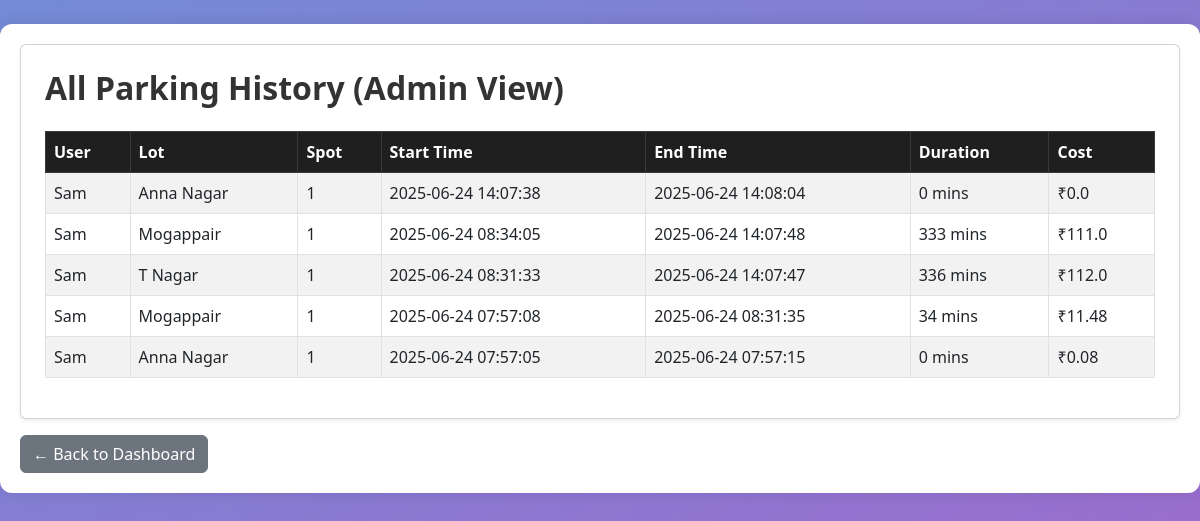
Before: /admin/history (signed in) with the older database file.
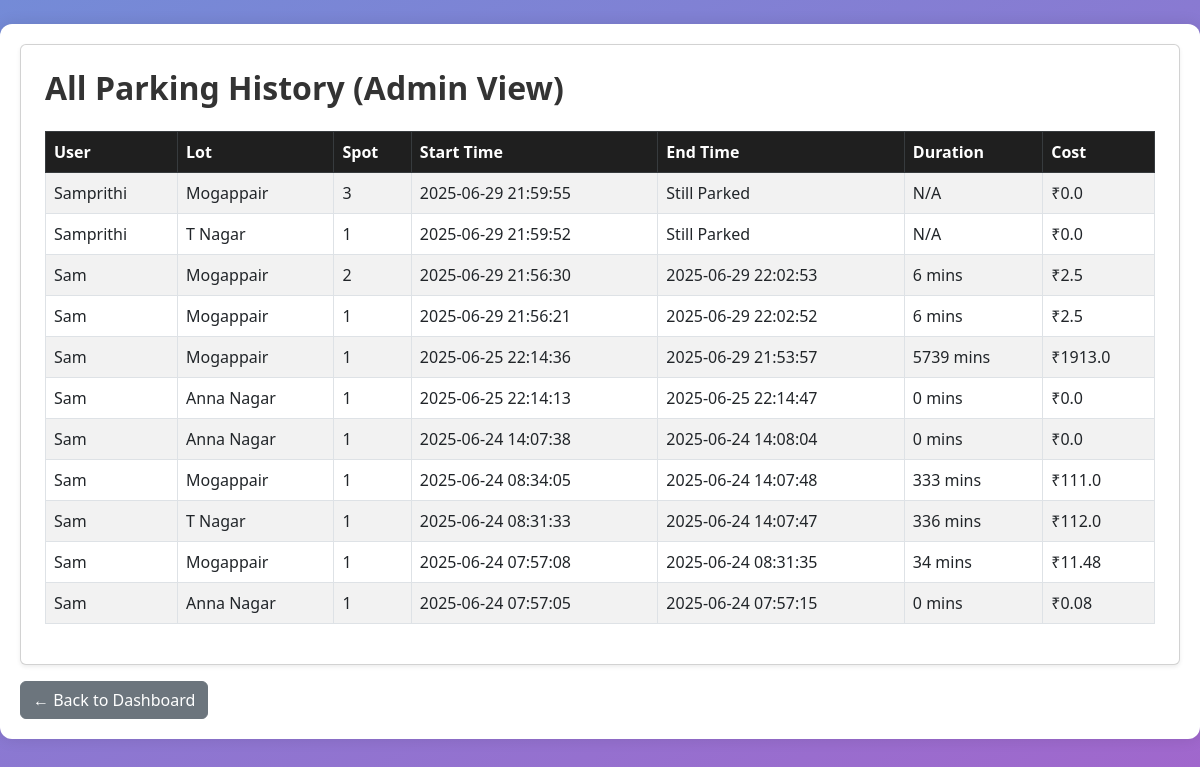
After: the same page with the newer database file.
### models/models.py (models this page shows)
class User(db.Model):
    id = db.Column(db.Integer, primary_key=True)
    username = db.Column(db.String(50), unique=True, nullable=False)
    password = db.Column(db.String(8), nullable=False)
    fullname = db.Column(db.String(100), nullable=False)
    address = db.Column(db.String(200))
    pin_code = db.Column(db.String(10))
    phone_number = db.Column(db.String(15), nullable=False)
    role = db.Column(db.String(10), nullable = False, default = 'user')
    reservations = db.relationship('Reservation', backref='user')

class ParkingLot(db.Model):
    id = db.Column(db.Integer, primary_key=True)
    name = db.Column(db.String(100), nullable=False)
    address = db.Column(db.String(200), nullable=False)
    pin_code = db.Column(db.String(10), nullable=False)
    price = db.Column(db.Float, nullable=False)
    max_spots = db.Column(db.Integer, nullable=False)
    spots = db.relationship('ParkingSpot', backref='lot')

class Reservation(db.Model):
    id = db.Column(db.Integer, primary_key=True)
    spot_id = db.Column(db.Integer, db.ForeignKey('parking_spot.id'), nullable=False)
    user_id = db.Column(db.Integer, db.ForeignKey('user.id'), nullable=False)
    parking_time = db.Column(db.DateTime, default=datetime.utcnow)
    leaving_time = db.Column(db.DateTime, nullable=True)
    cost = db.Column(db.Float, default=0.0)

### app.py (the view)
@app.route('/admin/history')
def admin_history():
    if session.get('role') != 'admin':
        return redirect('/login')
    reservations = Reservation.query.order_by(Reservation.parking_time.desc()).all()
    history = []
    for res in reservations:
        user = User.query.get(res.user_id)
        spot = ParkingSpot.query.get(res.spot_id)
        lot = ParkingLot.query.get(spot.lot_id) if spot else None
        if res.leaving_time:
            time = res.leaving_time - res.parking_time
            total_minutes = int(time.total_seconds() // 60)
        else:
            total_minutes = None
        history.append({
        'user_fullname': user.fullname if user else 'N/A',
        'lot_name': lot.name if lot else 'N/A',
        'spot_number': spot.spot_number if spot else '-',
        'start_time': res.parking_time,
        'end_time': res.leaving_time if res.leaving_time else 'Still Parked',
        'duration': f"{total_minutes} mins" if total_minutes is not None else "N/A",
        'cost': res.cost if res.cost is not None else 0.0
        })
    return render_template('admin_history.html', history=history)

### templates/admin_history.html
{% set title = "View" %}
{% extends "layout.html" %}
{% block content %}
<div class="container mt-4">
    <div class="card shadow-sm p-4 bg-white">
        <h2 class="mb-4">All Parking History (Admin View)</h2>
        <table class="table table-striped table-bordered">
            <thead class="table-dark">
                <tr>
                    <th>User</th>
                    <th>Lot</th>
                    <th>Spot</th>
                    <th>Start Time</th>
                    <th>End Time</th>
                    <th>Duration</th>
                    <th>Cost</th>
                </tr>
            </thead>
            <tbody>
                {% for h in history %}
                <tr>
                    <td>{{ h.user_fullname }}</td>
                    <td>{{ h.lot_name }}</td>
                    <td>{{ h.spot_number }}</td>
                    <td>{{ h.start_time.strftime('%Y-%m-%d %H:%M:%S') }}</td>
                    <td>
                        {% if h.end_time != 'Still Parked' %}
                            {{ h.end_time.strftime('%Y-%m-%d %H:%M:%S') }}
                        {% else %}
                            {{ h.end_time }}
                        {% endif %}
                    </td>
                    <td>{{ h.duration }}</td>
                    <td>₹{{ h.cost|round(2) }}</td>
                </tr>
                {% endfor %}
            </tbody>
        </table>
    </div>
    <a href="{{ url_for('admin_dashboard') }}" class="btn btn-secondary mt-3">← Back to Dashboard</a>
</div>
{% endblock %}

Changed rows visible on the page:
added User: user_fullname "Samprithi" "Samprithi"
added Reservation: start_time "2025-06-29 21:59:55", cost "0.0"
added Reservation: start_time "2025-06-29 21:59:52", cost "0.0"
added Reservation: start_time "2025-06-29 21:56:30", end_time "2025-06-29 22:02:53", cost "2.5"
added Reservation: start_time "2025-06-29 21:56:21", end_time "2025-06-29 22:02:52", cost "2.5"
added Reservation: start_time "2025-06-25 22:14:36", end_time "2025-06-29 21:53:57", cost "1913.0"
added Reservation: start_time "2025-06-25 22:14:13", end_time "2025-06-25 22:14:47", cost "0.0"
Other visible differences:
new list line: "Mogappair"
new list line: "3 Still Parked N/A ₹"
new list line: "T Nagar"
new list line: "1 Still Parked N/A ₹"
new list line: "Sam"
new list line: "2 6 mins ₹"
new list line: "1 6 mins ₹"
new list line: "1 5739 mins ₹"
new list line: "Anna Nagar"
new list line: "1 0 mins ₹"
